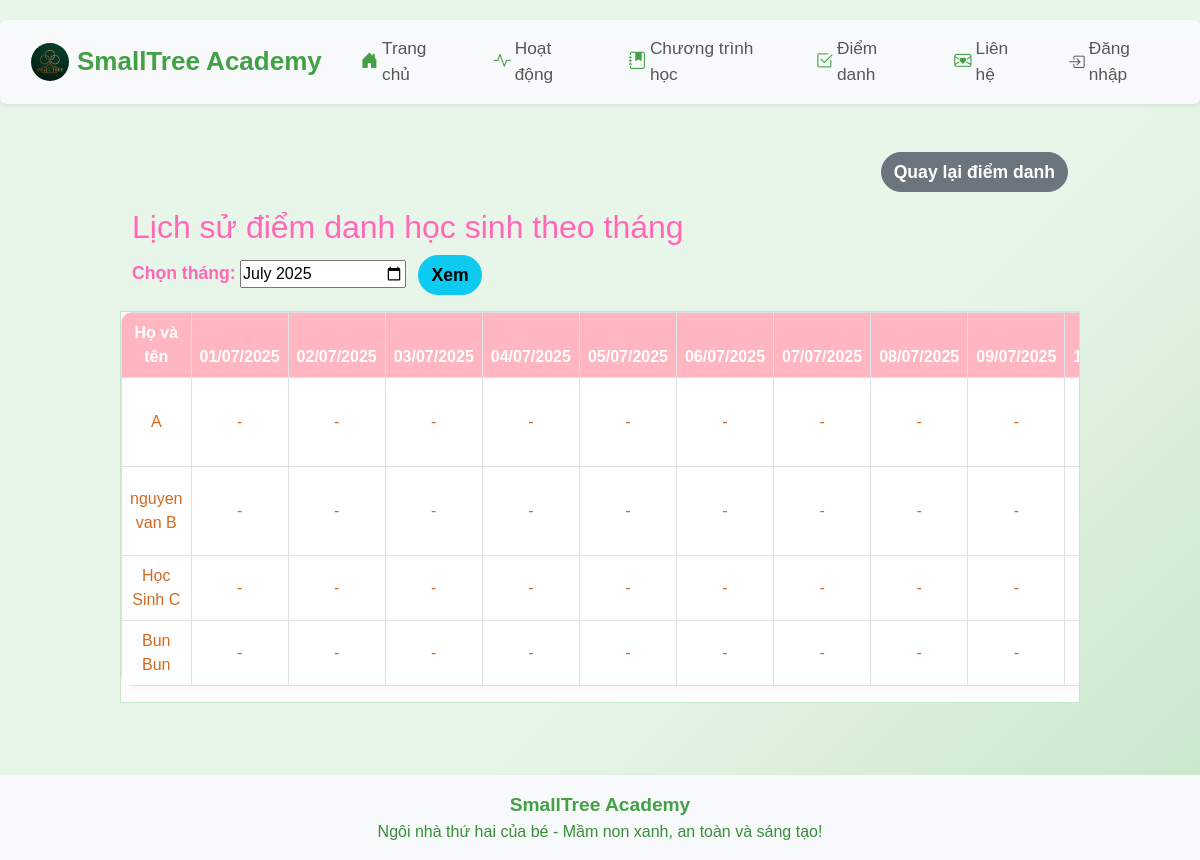
Page /attendance/history on the committed database.
### app/models.py (models this page shows)
class Child(db.Model):
    id = db.Column(db.Integer, primary_key=True)
    name = db.Column(db.String(100), nullable=False)
    age = db.Column(db.Integer, nullable=False)
    parent_contact = db.Column(db.String(100), nullable=False)
    class_name = db.Column(db.String(100))
    birth_date = db.Column(db.String(20))
    status = db.Column(db.String(20), default='Chưa điểm danh')
    email = db.Column(db.String(100))
    phone = db.Column(db.String(20))
    password = db.Column(db.String(100))
    student_code = db.Column(db.String(20), unique=True, nullable=True)

### app/routes.py (the view)
@main.route('/attendance/history')
def attendance_history():
    if session.get('role') == 'parent':
        user_id = session.get('user_id')
        child = Child.query.filter_by(id=user_id).first()
        students = [child] if child else []
    else:
        students = Child.query.all()
    month = request.args.get('month')
    if month:
        year, m = map(int, month.split('-'))
    else:
        today = datetime.today()
        year, m = today.year, today.month
        month = f"{year:04d}-{m:02d}"
    num_days = monthrange(year, m)[1]
    days_in_month = [f"{year:04d}-{m:02d}-{day:02d}" for day in range(1, num_days+1)]
    records_raw = AttendanceRecord.query.filter(AttendanceRecord.date.like(f"{year:04d}-{m:02d}-%")).all()
    records = {}
    for r in records_raw:
        records[(r.child_id, r.date)] = r
    mobile = is_mobile()
    return render_template('attendance_history.html', records=records, students=students, days_in_month=days_in_month, selected_month=month, title='Lịch sử điểm danh', mobile=mobile)

### app/__init__.py (called while the page is built)
def create_app():
    app = Flask(__name__)
    app.config['SECRET_KEY'] = 'your-secret-key'
    app.config['SQLALCHEMY_DATABASE_URI'] = 'sqlite:///site.db'
    app.config['SQLALCHEMY_TRACK_MODIFICATIONS'] = False
    db.init_app(app)
    migrate = Migrate(app, db)
    csrf = CSRFProtect(app)
    @app.context_processor
    def inject_csrf_token():
        from flask_wtf.csrf import generate_csrf
        return dict(csrf_token=generate_csrf)
    from app.routes import main
    app.register_blueprint(main)
    return app

### app/routes.py (called while the page is built)
def is_mobile():
    ua = request.user_agent.string.lower()
    return 'mobile' in ua or 'android' in ua or 'iphone' in ua

### app/templates/attendance_history.html (shortened to what this page needs)
{% extends 'base.html' %}
{% block content %}
<div class="container-fluid mt-4 mb-4 px-0">
    <div class="d-flex justify-content-end mb-3">
        <a href="/attendance" class="btn btn-secondary fw-bold">Quay lại điểm danh</a>
    </div>
    <h2>Lịch sử điểm danh học sinh theo tháng</h2>
    <form method="get" class="mb-3">
        <label for="month" class="form-label">Chọn tháng:</label>
        <input type="month" id="month" name="month" value="{{ selected_month }}">
        <button type="submit" class="btn btn-info ms-2">Xem</button>
    </form>
    <div class="table-responsive history-table-wrapper">
        <table class="table table-bordered {% if mobile %}history-table-mobile{% else %}history-table-desktop{% endif %}" style="min-width: 1200px;">
            <thead>
                <tr>
                    <th>Họ và tên</th>
                    {% for day in days_in_month %}
                    <th>{{ day[8:10] }}/{{ day[5:7] }}/{{ day[0:4] }}</th>
                    {% endfor %}
                </tr>
            </thead>
            <tbody>
                {% for student in students %}
                <tr>
                    <td>{{ student.name }}</td>
                    {% for day in days_in_month %}
                    <td>
                        {% set record = records.get((student.id, day), None) %}
                        {% if record %}
                            {{ record.status }}
                        {% else %}
                            -
                        {% endif %}
                    </td>
                    {% endfor %}
                </tr>
                {% else %}
                <tr><td colspan="{{ days_in_month|length + 1 }}">Chưa có học sinh nào.</td></tr>
                {% endfor %}
            </tbody>
        </table>
    </div>
</div>
{% endblock %}

### app/static/css/style.css (style rules this page uses)
body { font-family: 'Comic Sans MS', 'Arial', sans-serif; background: linear-gradient(135deg, #e8f5e9 60%, #c8e6c9 100%); }
h1, h2, h3 { color: #ff69b4; font-family: 'Comic Sans MS', 'Arial', sans-serif; text-shadow: 1px 1px 2px #fff0f5; }
.btn-primary, .btn-info, .btn-success, .btn-secondary { border-radius: 20px; font-weight: bold; font-size: 1.1em; }
.table { background: #fff0f5; border-radius: 12px; overflow: hidden; box-shadow: 0 2px 8px rgba(255, 182, 193, 0.2); }
.table th { background: #ffb6c1; color: #fff; font-size: 1em; text-align: center; }
.table td { text-align: center; vertical-align: middle; font-size: 1em; color: #d2691e; }
.form-control, .form-label { border-radius: 12px; font-size: 1.1em; }
.form-label { color: #ff69b4; font-weight: bold; }

### app/templates/attendance_history.html (style rules this page uses)
.history-table-desktop { font-size:1em; }
.history-table-wrapper { border:1.5px solid #c8e6c9; border-radius:0; box-shadow:none; background:#fff; margin-left:-12px; margin-right:-12px; }

### rows in the picture
Child: name "A"
Child: name "nguyen van B"
Child: name "Học Sinh C"
Child: name "Bun Bun"

### other values in the picture
{{ day[8:10] }} "01" "02" "03" "04" "05" "06" "07" "08" "09"
{{ day[5:7] }} "07" "07" "07" "07" "07" "07" "07" "07" "07"
{{ day[0:4] }} "2025" "2025" "2025" "2025" "2025" "2025" "2025" "2025" "2025"
